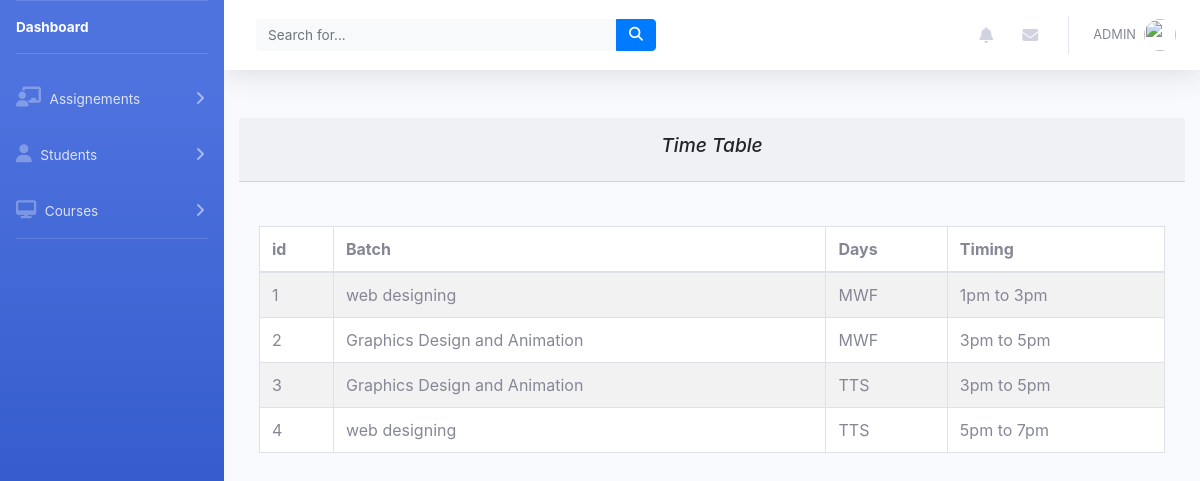
The app's page /Teachers/index.php with its own data.
### tables this page shows
CREATE TABLE `batch` (
  `id` int(11) NOT NULL,
  `days` varchar(11) NOT NULL,
  `time` varchar(30) NOT NULL,
  `teachers` int(11) DEFAULT NULL,
  `courses` int(11) DEFAULT NULL
);

CREATE TABLE `courses` (
  `id` int(11) NOT NULL,
  `cname` varchar(50) NOT NULL,
  `duration` varchar(50) NOT NULL,
  `fess` int(11) NOT NULL,
  `img` varchar(50) NOT NULL,
  `description` varchar(50) NOT NULL
);

### Teachers/index.php (the view, shortened to what this page needs)
<?php
include('../connection.php');
include('includes/links.php');
include('includes/header.php');
include('includes/sidebar.php');
?>
<!DOCTYPE html>
<html lang="en">
<head>
</head>
<body>
    <div class="container-fluid mt-5">
        <div class="card-shadow mb-4">
            <div class="card-header py-3">
                <h6 style="text-align: center;font-size:larger;font-style:italic;">Time Table
                </h6>
            </div>
        </div>
        <div class="card-body">
            <div class="table table-responsive">
                <table class="table table-bordered table-striped">
                    <thead>
                        <tr>
                            <th>id</th>
                            <th>Batch</th>
                            <th>Days</th>
                            <th>Timing</th>
                        </tr>
                    </thead>
                    <tbody>
                        <?php
                        $query = "SELECT b.id,b.days,b.time,c.cname
                        FROM batch b  INNER JOIN courses c ON b.courses = c.id";
                        $sel = mysqli_query($connect,$query);
                        while ($row = mysqli_fetch_assoc($sel)) {
                            ?>
                        <tr>
                        <td><?php echo $row["id"];?></td>
                            <td><?php echo $row["cname"];?></td>
                            <td><?php echo $row["days"];?></td>
                            <td><?php echo $row["time"];?></td>
                        </tr>
                        <?php
                    }
                        ?>
                    </tbody>
                </table>
            </div>
        </div>
    </div>
</body>
</html>

### records on screen
batch: id "1", courses.cname "web designing", days "MWF", time "1pm to 3pm"
batch: id "2", courses.cname "Graphics Design and Animation", days "MWF", time "3pm to 5pm"
batch: id "3", courses.cname "Graphics Design and Animation", days "TTS", time "3pm to 5pm"
batch: id "4", courses.cname "web designing", days "TTS", time "5pm to 7pm"
